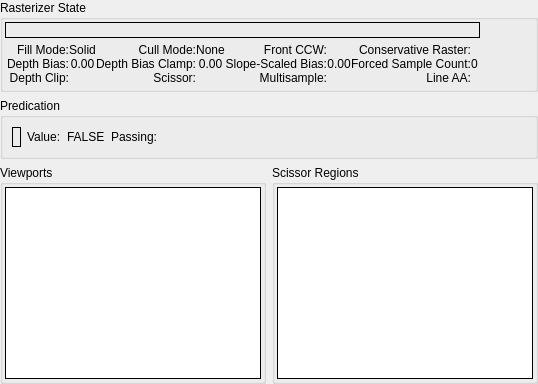
     <widget class="QWidget" name="RS">
      <attribute name="title">
       <string>Rasterizer</string>
      </attribute>
      <layout class="QGridLayout" name="gridLayout_2">
       <property name="leftMargin">
        <number>0</number>
       </property>
       <property name="topMargin">
        <number>0</number>
       </property>
       <property name="rightMargin">
        <number>0</number>
       </property>
       <property name="bottomMargin">
        <number>0</number>
       </property>
       <item row="0" column="0" colspan="2">
        <widget class="QGroupBox" name="rasterizerGroup">
         <property name="title">
          <string>Rasterizer State</string>
         </property>
         <layout class="QGridLayout" name="gridLayout_7">
          <property name="leftMargin">
           <number>2</number>
          </property>
          <property name="topMargin">
           <number>2</number>
          </property>
          <property name="rightMargin">
           <number>2</number>
          </property>
          <property name="bottomMargin">
           <number>2</number>
          </property>
          <property name="horizontalSpacing">
           <number>2</number>
          </property>
          <property name="verticalSpacing">
           <number>3</number>
          </property>
          <item row="0" column="0" colspan="2">
           <widget class="RDLabel" name="rastState">
            <property name="frameShape">
             <enum>QFrame::Box</enum>
            </property>
            <property name="margin">
             <number>4</number>
            </property>
           </widget>
          </item>
          <item row="1" column="0" colspan="2">
           <layout class="QGridLayout" name="rasterizerGridLayout">
            <property name="leftMargin">
             <number>2</number>
            </property>
            <property name="topMargin">
             <number>2</number>
            </property>
            <property name="rightMargin">
             <number>2</number>
            </property>
            <property name="bottomMargin">
             <number>2</number>
            </property>
            <property name="spacing">
             <number>0</number>
            </property>
            <item row="0" column="0">
             <widget class="QLabel" name="fillModeLabel">
              <property name="text">
               <string>Fill Mode:</string>
              </property>
              <property name="alignment">
               <set>Qt::AlignRight|Qt::AlignTrailing|Qt::AlignVCenter</set>
              </property>
              <property name="wordWrap">
               <bool>true</bool>
              </property>
             </widget>
            </item>
            <item row="0" column="1">
             <widget class="QLabel" name="fillMode">
              <property name="text">
               <string>Solid</string>
              </property>
              <property name="alignment">
               <set>Qt::AlignCenter</set>
              </property>
              <property name="margin">
               <number>4</number>
              </property>
             </widget>
            </item>
            <item row="0" column="2">
             <widget class="QLabel" name="cullModeLabel">
              <property name="text">
               <string>Cull Mode:</string>
              </property>
              <property name="alignment">
               <set>Qt::AlignRight|Qt::AlignTrailing|Qt::AlignVCenter</set>
              </property>
              <property name="wordWrap">
               <bool>true</bool>
              </property>
             </widget>
            </item>
            <item row="0" column="3">
             <widget class="QLabel" name="cullMode">
              <property name="text">
               <string>None</string>
              </property>
              <property name="alignment">
               <set>Qt::AlignCenter</set>
              </property>
              <property name="margin">
               <number>4</number>
              </property>
             </widget>
            </item>
            <item row="0" column="4">
             <widget class="QLabel" name="frontCCWLabel">
              <property name="text">
               <string>Front CCW:</string>
              </property>
              <property name="alignment">
               <set>Qt::AlignRight|Qt::AlignTrailing|Qt::AlignVCenter</set>
              </property>
              <property name="wordWrap">
               <bool>true</bool>
              </property>
             </widget>
            </item>
            <item row="0" column="5">
             <widget class="QLabel" name="frontCCW">
              <property name="text">
               <string/>
              </property>
              <property name="pixmap">
               <pixmap resource="../../Resources/resources.qrc">:/cross.png</pixmap>
              </property>
              <property name="alignment">
               <set>Qt::AlignCenter</set>
              </property>
              <property name="margin">
               <number>4</number>
              </property>
             </widget>
            </item>
            <item row="0" column="6">
             <widget class="QLabel" name="conservativeRasterLabel">
              <property name="text">
               <string>Conservative Raster:</string>
              </property>
              <property name="alignment">
               <set>Qt::AlignRight|Qt::AlignTrailing|Qt::AlignVCenter</set>
              </property>
              <property name="wordWrap">
               <bool>true</bool>
              </property>
             </widget>
            </item>
            <item row="0" column="7">
             <widget class="QLabel" name="conservativeRaster">
              <property name="text">
               <string/>
              </property>
              <property name="pixmap">
               <pixmap resource="../../Resources/resources.qrc">:/cross.png</pixmap>
              </property>
              <property name="alignment">
               <set>Qt::AlignCenter</set>
              </property>
              <property name="margin">
               <number>4</number>
              </property>
             </widget>
            </item>
            <item row="1" column="0">
             <widget class="QLabel" name="depthBiasLabel">
              <property name="text">
               <string>Depth Bias:</string>
              </property>
              <property name="alignment">
               <set>Qt::AlignRight|Qt::AlignTrailing|Qt::AlignVCenter</set>
              </property>
              <property name="wordWrap">
               <bool>true</bool>
              </property>
             </widget>
            </item>
            <item row="1" column="1">
             <widget class="QLabel" name="depthBias">
              <property name="text">
               <string>0.00</string>
              </property>
              <property name="alignment">
               <set>Qt::AlignCenter</set>
              </property>
              <property name="margin">
               <number>4</number>
              </property>
             </widget>
            </item>
            <item row="1" column="2">
             <widget class="QLabel" name="depthBiasClampLabel">
              <property name="text">
               <string>Depth Bias Clamp:</string>
              </property>
              <property name="alignment">
               <set>Qt::AlignRight|Qt::AlignTrailing|Qt::AlignVCenter</set>
              </property>
              <property name="wordWrap">
               <bool>true</bool>
              </property>
             </widget>
            </item>
            <item row="1" column="3">
             <widget class="QLabel" name="depthBiasClamp">
              <property name="text">
               <string>0.00</string>
              </property>
              <property name="alignment">
               <set>Qt::AlignCenter</set>
              </property>
              <property name="margin">
               <number>4</number>
              </property>
             </widget>
            </item>
            <item row="1" column="4">
             <widget class="QLabel" name="slopeScaledBiasLabel">
              <property name="text">
               <string>Slope-Scaled Bias:</string>
              </property>
              <property name="alignment">
               <set>Qt::AlignRight|Qt::AlignTrailing|Qt::AlignVCenter</set>
              </property>
              <property name="wordWrap">
               <bool>true</bool>
              </property>
             </widget>
            </item>
            <item row="1" column="5">
             <widget class="QLabel" name="slopeScaledBias">
              <property name="text">
               <string>0.00</string>
              </property>
              <property name="alignment">
               <set>Qt::AlignCenter</set>
              </property>
              <property name="margin">
               <number>4</number>
              </property>
             </widget>
            </item>
            <item row="1" column="6">
             <widget class="QLabel" name="forcedSampleCountLabel">
              <property name="text">
               <string>Forced Sample Count:</string>
              </property>
              <property name="alignment">
               <set>Qt::AlignRight|Qt::AlignTrailing|Qt::AlignVCenter</set>
              </property>
              <property name="wordWrap">
               <bool>true</bool>
              </property>
             </widget>
            </item>
            <item row="1" column="7">
             <widget class="QLabel" name="forcedSampleCount">
              <property name="text">
               <string>0</string>
              </property>
              <property name="alignment">
               <set>Qt::AlignCenter</set>
              </property>
              <property name="margin">
               <number>4</number>
              </property>
             </widget>
            </item>
            <item row="2" column="0">
             <widget class="QLabel" name="depthClipLabel">
              <property name="text">
               <string>Depth Clip:</string>
              </property>
              <property name="alignment">
               <set>Qt::AlignRight|Qt::AlignTrailing|Qt::AlignVCenter</set>
              </property>
              <property name="wordWrap">
               <bool>true</bool>
              </property>
             </widget>
            </item>
            <item row="2" column="1">
             <widget class="QLabel" name="depthClip">
              <property name="text">
               <string/>
              </property>
              <property name="pixmap">
               <pixmap resource="../../Resources/resources.qrc">:/cross.png</pixmap>
              </property>
              <property name="alignment">
               <set>Qt::AlignCenter</set>
              </property>
              <property name="margin">
               <number>4</number>
              </property>
             </widget>
            </item>
            <item row="2" column="2">
             <widget class="QLabel" name="scissorLabel">
              <property name="text">
               <string>Scissor:</string>
              </property>
              <property name="alignment">
               <set>Qt::AlignRight|Qt::AlignTrailing|Qt::AlignVCenter</set>
              </property>
              <property name="wordWrap">
               <bool>true</bool>
              </property>
             </widget>
            </item>
            <item row="2" column="3">
             <widget class="QLabel" name="scissorEnabled">
              <property name="text">
               <string/>
              </property>
              <property name="pixmap">
               <pixmap resource="../../Resources/resources.qrc">:/cross.png</pixmap>
              </property>
              <property name="alignment">
               <set>Qt::AlignCenter</set>
              </property>
              <property name="margin">
               <number>4</number>
              </property>
             </widget>
            </item>
            <item row="2" column="4">
             <widget class="QLabel" name="multisampleLabel">
              <property name="text">
               <string>Multisample:</string>
              </property>
              <property name="alignment">
               <set>Qt::AlignRight|Qt::AlignTrailing|Qt::AlignVCenter</set>
              </property>
              <property name="wordWrap">
               <bool>true</bool>
              </property>
             </widget>
            </item>
            <item row="2" column="5">
             <widget class="QLabel" name="multisample">
              <property name="text">
               <string/>
              </property>
              <property name="pixmap">
               <pixmap resource="../../Resources/resources.qrc">:/cross.png</pixmap>
              </property>
              <property name="alignment">
               <set>Qt::AlignCenter</set>
              </property>
              <property name="margin">
               <number>4</number>
              </property>
             </widget>
            </item>
            <item row="2" column="6">
             <widget class="QLabel" name="lineAALabel">
              <property name="text">
               <string>Line AA:</string>
              </property>
              <property name="alignment">
               <set>Qt::AlignRight|Qt::AlignTrailing|Qt::AlignVCenter</set>
              </property>
              <property name="wordWrap">
               <bool>true</bool>
              </property>
             </widget>
            </item>
            <item row="2" column="7">
             <widget class="QLabel" name="lineAA">
              <property name="text">
               <string/>
              </property>
              <property name="pixmap">
               <pixmap resource="../../Resources/resources.qrc">:/cross.png</pixmap>
              </property>
              <property name="alignment">
               <set>Qt::AlignCenter</set>
              </property>
              <property name="margin">
               <number>4</number>
              </property>
             </widget>
            </item>
           </layout>
          </item>
          <item row="1" column="2">
           <spacer name="horizontalSpacer_6">
            <property name="orientation">
             <enum>Qt::Horizontal</enum>
            </property>
            <property name="sizeHint" stdset="0">
             <size>
              <width>40</width>
              <height>20</height>
             </size>
            </property>
           </spacer>
          </item>
         </layout>
        </widget>
       </item>
       <item row="1" column="0" colspan="2">
        <widget class="QGroupBox" name="predicateGroup">
         <property name="title">
          <string>Predication</string>
         </property>
         <layout class="QHBoxLayout" name="horizontalLayout_41">
          <item>
           <widget class="RDLabel" name="predicate">
            <property name="frameShape">
             <enum>QFrame::Box</enum>
            </property>
            <property name="margin">
             <number>4</number>
            </property>
           </widget>
          </item>
          <item>
           <widget class="QLabel" name="label_2">
            <property name="text">
             <string>Value:</string>
            </property>
           </widget>
          </item>
          <item>
           <widget class="QLabel" name="predicateValue">
            <property name="text">
             <string>FALSE</string>
            </property>
           </widget>
          </item>
          <item>
           <widget class="QLabel" name="label">
            <property name="text">
             <string>Passing:</string>
            </property>
           </widget>
          </item>
          <item>
           <widget class="QLabel" name="predicatePassing"/>
          </item>
          <item>
           <spacer name="horizontalSpacer_5">
            <property name="orientation">
             <enum>Qt::Horizontal</enum>
            </property>
            <property name="sizeHint" stdset="0">
             <size>
              <width>40</width>
              <height>20</height>
             </size>
            </property>
           </spacer>
          </item>
         </layout>
        </widget>
       </item>
       <item row="2" column="0">
        <widget class="QGroupBox" name="viewportsGroup">
         <property name="sizePolicy">
          <sizepolicy hsizetype="Expanding" vsizetype="Expanding">
           <horstretch>0</horstretch>
           <verstretch>0</verstretch>
          </sizepolicy>
         </property>
         <property name="title">
          <string>Viewports</string>
         </property>
         <layout class="QHBoxLayout" name="horizontalLayout_21">
          <property name="leftMargin">
           <number>2</number>
          </property>
          <property name="topMargin">
           <number>2</number>
          </property>
          <property name="rightMargin">
           <number>2</number>
          </property>
          <property name="bottomMargin">
           <number>2</number>
          </property>
          <item>
           <widget class="RDTreeWidget" name="viewports">
            <property name="frameShape">
             <enum>QFrame::Box</enum>
            </property>
            <property name="frameShadow">
             <enum>QFrame::Plain</enum>
            </property>
            <property name="editTriggers">
             <set>QAbstractItemView::NoEditTriggers</set>
            </property>
            <property name="showDropIndicator" stdset="0">
             <bool>false</bool>
            </property>
            <property name="indentation">
             <number>0</number>
            </property>
            <property name="rootIsDecorated">
             <bool>false</bool>
            </property>
            <property name="allColumnsShowFocus">
             <bool>true</bool>
            </property>
            <attribute name="headerMinimumSectionSize">
             <number>50</number>
            </attribute>
           </widget>
          </item>
         </layout>
        </widget>
       </item>
       <item row="2" column="1">
        <widget class="QGroupBox" name="scissorGroup">
         <property name="sizePolicy">
          <sizepolicy hsizetype="Expanding" vsizetype="Expanding">
           <horstretch>0</horstretch>
           <verstretch>0</verstretch>
          </sizepolicy>
         </property>
         <property name="title">
          <string>Scissor Regions</string>
         </property>
         <layout class="QHBoxLayout" name="horizontalLayout_22">
          <property name="leftMargin">
           <number>2</number>
          </property>
          <property name="topMargin">
           <number>2</number>
          </property>
          <property name="rightMargin">
           <number>2</number>
          </property>
          <property name="bottomMargin">
           <number>2</number>
          </property>
          <item>
           <widget class="RDTreeWidget" name="scissors">
            <property name="frameShape">
             <enum>QFrame::Box</enum>
            </property>
            <property name="frameShadow">
             <enum>QFrame::Plain</enum>
            </property>
            <property name="editTriggers">
             <set>QAbstractItemView::NoEditTriggers</set>
            </property>
            <property name="showDropIndicator" stdset="0">
             <bool>false</bool>
            </property>
            <property name="indentation">
             <number>0</number>
            </property>
            <property name="rootIsDecorated">
             <bool>false</bool>
            </property>
            <property name="allColumnsShowFocus">
             <bool>true</bool>
            </property>
            <attribute name="headerMinimumSectionSize">
             <number>50</number>
            </attribute>
           </widget>
          </item>
         </layout>
        </widget>
       </item>
      </layout>
     </widget>
